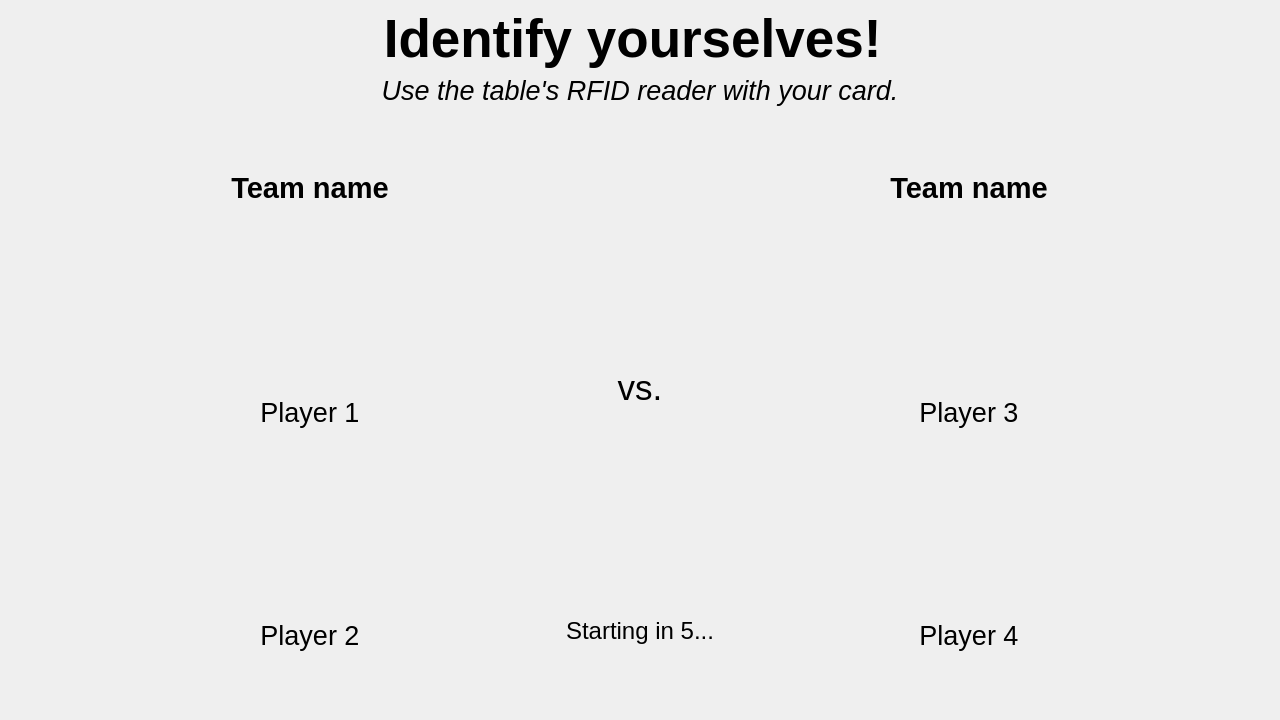
<?xml version="1.0" encoding="UTF-8"?>
<ui version="4.0">
 <class>Form</class>
 <widget class="QWidget" name="Form">
  <property name="geometry">
   <rect>
    <x>0</x>
    <y>0</y>
    <width>1280</width>
    <height>720</height>
   </rect>
  </property>
  <property name="windowTitle">
   <string>Form</string>
  </property>
  <layout class="QVBoxLayout" name="verticalLayout">
   <property name="topMargin">
    <number>9</number>
   </property>
   <item>
    <widget class="QLabel" name="label_5">
     <property name="minimumSize">
      <size>
       <width>0</width>
       <height>32</height>
      </size>
     </property>
     <property name="font">
      <font>
       <pointsize>40</pointsize>
       <weight>75</weight>
       <bold>true</bold>
      </font>
     </property>
     <property name="text">
      <string>Identify yourselves! </string>
     </property>
     <property name="alignment">
      <set>Qt::AlignBottom|Qt::AlignHCenter</set>
     </property>
    </widget>
   </item>
   <item>
    <widget class="QLabel" name="label_6">
     <property name="font">
      <font>
       <pointsize>20</pointsize>
       <italic>true</italic>
      </font>
     </property>
     <property name="text">
      <string>Use the table's RFID reader with your card.</string>
     </property>
     <property name="alignment">
      <set>Qt::AlignHCenter|Qt::AlignTop</set>
     </property>
    </widget>
   </item>
   <item>
    <spacer name="verticalSpacer">
     <property name="orientation">
      <enum>Qt::Vertical</enum>
     </property>
     <property name="sizeType">
      <enum>QSizePolicy::Expanding</enum>
     </property>
     <property name="sizeHint" stdset="0">
      <size>
       <width>20</width>
       <height>30</height>
      </size>
     </property>
    </spacer>
   </item>
   <item>
    <layout class="QHBoxLayout" name="HLayMain">
     <property name="leftMargin">
      <number>0</number>
     </property>
     <property name="rightMargin">
      <number>0</number>
     </property>
     <item>
      <spacer name="hSpaceL">
       <property name="orientation">
        <enum>Qt::Horizontal</enum>
       </property>
       <property name="sizeType">
        <enum>QSizePolicy::Preferred</enum>
       </property>
       <property name="sizeHint" stdset="0">
        <size>
         <width>200</width>
         <height>20</height>
        </size>
       </property>
      </spacer>
     </item>
     <item>
      <layout class="QVBoxLayout" name="layoutP1P2">
       <property name="topMargin">
        <number>0</number>
       </property>
       <item>
        <widget class="QLabel" name="lblTeamLeft">
         <property name="maximumSize">
          <size>
           <width>400</width>
           <height>16777215</height>
          </size>
         </property>
         <property name="font">
          <font>
           <pointsize>22</pointsize>
           <weight>75</weight>
           <italic>false</italic>
           <bold>true</bold>
          </font>
         </property>
         <property name="text">
          <string>Team name</string>
         </property>
         <property name="alignment">
          <set>Qt::AlignCenter</set>
         </property>
         <property name="wordWrap">
          <bool>true</bool>
         </property>
        </widget>
       </item>
       <item>
        <spacer name="vSpaceLT">
         <property name="orientation">
          <enum>Qt::Vertical</enum>
         </property>
         <property name="sizeType">
          <enum>QSizePolicy::Expanding</enum>
         </property>
         <property name="sizeHint" stdset="0">
          <size>
           <width>20</width>
           <height>0</height>
          </size>
         </property>
        </spacer>
       </item>
       <item>
        <layout class="QHBoxLayout" name="hLayPicP1">
         <item>
          <widget class="QWidget" name="imgP1" native="true">
           <property name="sizePolicy">
            <sizepolicy hsizetype="Fixed" vsizetype="Fixed">
             <horstretch>0</horstretch>
             <verstretch>0</verstretch>
            </sizepolicy>
           </property>
           <property name="minimumSize">
            <size>
             <width>180</width>
             <height>180</height>
            </size>
           </property>
           <property name="maximumSize">
            <size>
             <width>180</width>
             <height>180</height>
            </size>
           </property>
           <property name="styleSheet">
            <string notr="true">border-image: url(:/ui/img/placeholder_head.jpg);</string>
           </property>
          </widget>
         </item>
        </layout>
       </item>
       <item>
        <widget class="QLabel" name="lblP1">
         <property name="sizePolicy">
          <sizepolicy hsizetype="Preferred" vsizetype="Preferred">
           <horstretch>0</horstretch>
           <verstretch>0</verstretch>
          </sizepolicy>
         </property>
         <property name="minimumSize">
          <size>
           <width>300</width>
           <height>0</height>
          </size>
         </property>
         <property name="font">
          <font>
           <pointsize>20</pointsize>
          </font>
         </property>
         <property name="text">
          <string>Player 1</string>
         </property>
         <property name="alignment">
          <set>Qt::AlignCenter</set>
         </property>
         <property name="wordWrap">
          <bool>true</bool>
         </property>
        </widget>
       </item>
       <item>
        <layout class="QHBoxLayout" name="hLayPicP2">
         <item>
          <widget class="QWidget" name="imgP2" native="true">
           <property name="sizePolicy">
            <sizepolicy hsizetype="Fixed" vsizetype="Fixed">
             <horstretch>0</horstretch>
             <verstretch>0</verstretch>
            </sizepolicy>
           </property>
           <property name="minimumSize">
            <size>
             <width>180</width>
             <height>180</height>
            </size>
           </property>
           <property name="maximumSize">
            <size>
             <width>180</width>
             <height>180</height>
            </size>
           </property>
           <property name="styleSheet">
            <string notr="true">border-image: url(:/ui/img/placeholder_head.jpg);</string>
           </property>
          </widget>
         </item>
        </layout>
       </item>
       <item>
        <widget class="QLabel" name="lblP2">
         <property name="sizePolicy">
          <sizepolicy hsizetype="Preferred" vsizetype="Preferred">
           <horstretch>0</horstretch>
           <verstretch>0</verstretch>
          </sizepolicy>
         </property>
         <property name="minimumSize">
          <size>
           <width>300</width>
           <height>0</height>
          </size>
         </property>
         <property name="font">
          <font>
           <pointsize>20</pointsize>
          </font>
         </property>
         <property name="text">
          <string>Player 2</string>
         </property>
         <property name="alignment">
          <set>Qt::AlignCenter</set>
         </property>
         <property name="wordWrap">
          <bool>true</bool>
         </property>
        </widget>
       </item>
       <item>
        <spacer name="vSpaceLB">
         <property name="orientation">
          <enum>Qt::Vertical</enum>
         </property>
         <property name="sizeType">
          <enum>QSizePolicy::Expanding</enum>
         </property>
         <property name="sizeHint" stdset="0">
          <size>
           <width>20</width>
           <height>0</height>
          </size>
         </property>
        </spacer>
       </item>
      </layout>
     </item>
     <item>
      <spacer name="hSpaceVSL">
       <property name="orientation">
        <enum>Qt::Horizontal</enum>
       </property>
       <property name="sizeType">
        <enum>QSizePolicy::Preferred</enum>
       </property>
       <property name="sizeHint" stdset="0">
        <size>
         <width>150</width>
         <height>20</height>
        </size>
       </property>
      </spacer>
     </item>
     <item>
      <layout class="QVBoxLayout" name="vLayCenter" stretch="0,0">
       <item>
        <widget class="QLabel" name="lblVS">
         <property name="font">
          <font>
           <pointsize>26</pointsize>
          </font>
         </property>
         <property name="text">
          <string>vs.</string>
         </property>
         <property name="alignment">
          <set>Qt::AlignCenter</set>
         </property>
        </widget>
       </item>
       <item>
        <widget class="QLabel" name="lblStarting">
         <property name="maximumSize">
          <size>
           <width>16777215</width>
           <height>40</height>
          </size>
         </property>
         <property name="font">
          <font>
           <pointsize>18</pointsize>
          </font>
         </property>
         <property name="text">
          <string>Starting in 5...</string>
         </property>
         <property name="alignment">
          <set>Qt::AlignCenter</set>
         </property>
        </widget>
       </item>
      </layout>
     </item>
     <item>
      <spacer name="hSpaceVSR">
       <property name="orientation">
        <enum>Qt::Horizontal</enum>
       </property>
       <property name="sizeType">
        <enum>QSizePolicy::Preferred</enum>
       </property>
       <property name="sizeHint" stdset="0">
        <size>
         <width>150</width>
         <height>20</height>
        </size>
       </property>
      </spacer>
     </item>
     <item>
      <layout class="QVBoxLayout" name="layoutP3P4">
       <item>
        <widget class="QLabel" name="lblTeamRight">
         <property name="maximumSize">
          <size>
           <width>400</width>
           <height>16777215</height>
          </size>
         </property>
         <property name="font">
          <font>
           <pointsize>22</pointsize>
           <weight>75</weight>
           <italic>false</italic>
           <bold>true</bold>
          </font>
         </property>
         <property name="text">
          <string>Team name</string>
         </property>
         <property name="alignment">
          <set>Qt::AlignCenter</set>
         </property>
         <property name="wordWrap">
          <bool>true</bool>
         </property>
        </widget>
       </item>
       <item>
        <spacer name="vSpaceRT">
         <property name="orientation">
          <enum>Qt::Vertical</enum>
         </property>
         <property name="sizeType">
          <enum>QSizePolicy::Expanding</enum>
         </property>
         <property name="sizeHint" stdset="0">
          <size>
           <width>20</width>
           <height>0</height>
          </size>
         </property>
        </spacer>
       </item>
       <item>
        <layout class="QHBoxLayout" name="hLayPicP3">
         <item>
          <widget class="QWidget" name="imgP3" native="true">
           <property name="sizePolicy">
            <sizepolicy hsizetype="Fixed" vsizetype="Fixed">
             <horstretch>0</horstretch>
             <verstretch>0</verstretch>
            </sizepolicy>
           </property>
           <property name="minimumSize">
            <size>
             <width>180</width>
             <height>180</height>
            </size>
           </property>
           <property name="maximumSize">
            <size>
             <width>180</width>
             <height>180</height>
            </size>
           </property>
           <property name="styleSheet">
            <string notr="true">border-image: url(:/ui/img/placeholder_head.jpg);</string>
           </property>
          </widget>
         </item>
        </layout>
       </item>
       <item>
        <widget class="QLabel" name="lblP3">
         <property name="sizePolicy">
          <sizepolicy hsizetype="Preferred" vsizetype="Preferred">
           <horstretch>0</horstretch>
           <verstretch>0</verstretch>
          </sizepolicy>
         </property>
         <property name="minimumSize">
          <size>
           <width>300</width>
           <height>0</height>
          </size>
         </property>
         <property name="font">
          <font>
           <pointsize>20</pointsize>
          </font>
         </property>
         <property name="text">
          <string>Player 3</string>
         </property>
         <property name="alignment">
          <set>Qt::AlignCenter</set>
         </property>
         <property name="wordWrap">
          <bool>true</bool>
         </property>
        </widget>
       </item>
       <item>
        <layout class="QHBoxLayout" name="hLayPicP4">
         <item>
          <widget class="QWidget" name="imgP4" native="true">
           <property name="sizePolicy">
            <sizepolicy hsizetype="Fixed" vsizetype="Fixed">
             <horstretch>0</horstretch>
             <verstretch>0</verstretch>
            </sizepolicy>
           </property>
           <property name="minimumSize">
            <size>
             <width>180</width>
             <height>180</height>
            </size>
           </property>
           <property name="maximumSize">
            <size>
             <width>180</width>
             <height>180</height>
            </size>
           </property>
           <property name="styleSheet">
            <string notr="true">border-image: url(:/ui/img/placeholder_head.jpg);</string>
           </property>
          </widget>
         </item>
        </layout>
       </item>
       <item>
        <widget class="QLabel" name="lblP4">
         <property name="sizePolicy">
          <sizepolicy hsizetype="Fixed" vsizetype="Preferred">
           <horstretch>0</horstretch>
           <verstretch>0</verstretch>
          </sizepolicy>
         </property>
         <property name="minimumSize">
          <size>
           <width>300</width>
           <height>0</height>
          </size>
         </property>
         <property name="font">
          <font>
           <pointsize>20</pointsize>
          </font>
         </property>
         <property name="text">
          <string>Player 4</string>
         </property>
         <property name="alignment">
          <set>Qt::AlignCenter</set>
         </property>
         <property name="wordWrap">
          <bool>true</bool>
         </property>
        </widget>
       </item>
       <item>
        <spacer name="vSpacRB">
         <property name="orientation">
          <enum>Qt::Vertical</enum>
         </property>
         <property name="sizeType">
          <enum>QSizePolicy::Expanding</enum>
         </property>
         <property name="sizeHint" stdset="0">
          <size>
           <width>20</width>
           <height>0</height>
          </size>
         </property>
        </spacer>
       </item>
      </layout>
     </item>
     <item>
      <spacer name="hSpaceR">
       <property name="orientation">
        <enum>Qt::Horizontal</enum>
       </property>
       <property name="sizeType">
        <enum>QSizePolicy::Preferred</enum>
       </property>
       <property name="sizeHint" stdset="0">
        <size>
         <width>200</width>
         <height>20</height>
        </size>
       </property>
      </spacer>
     </item>
    </layout>
   </item>
   <item>
    <spacer name="verticalSpacer_2">
     <property name="orientation">
      <enum>Qt::Vertical</enum>
     </property>
     <property name="sizeHint" stdset="0">
      <size>
       <width>20</width>
       <height>10</height>
      </size>
     </property>
    </spacer>
   </item>
  </layout>
  <zorder>label_6</zorder>
  <zorder>verticalSpacer</zorder>
  <zorder>label_5</zorder>
  <zorder>verticalSpacer_2</zorder>
 </widget>
 <resources>
  <include location="assets.qrc"/>
 </resources>
 <connections/>
</ui>
